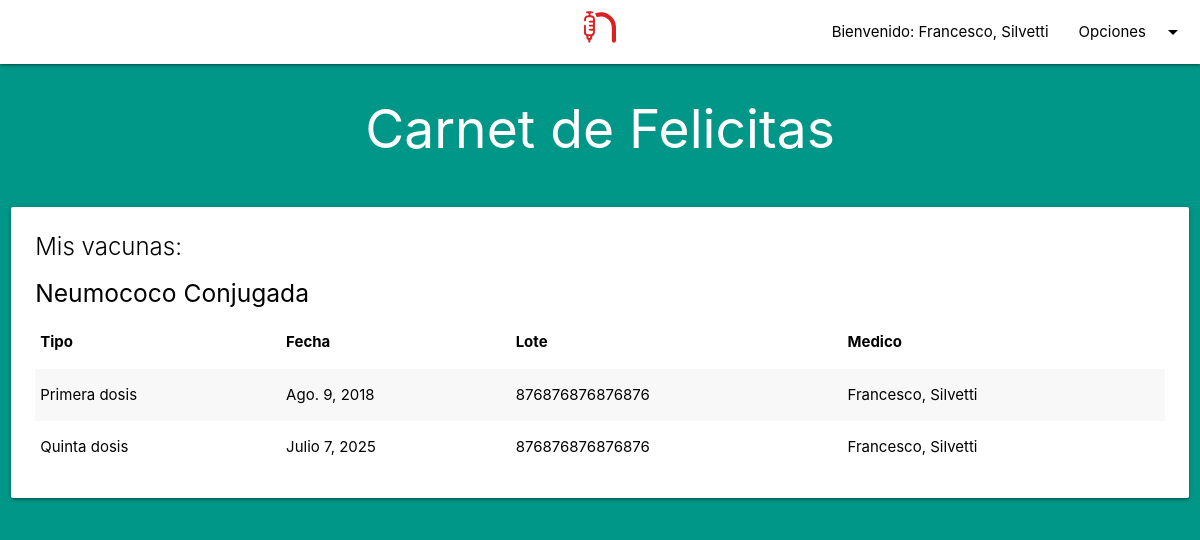
The page /vacunacion/carnet/3 (signed in) on the database as committed earlier.
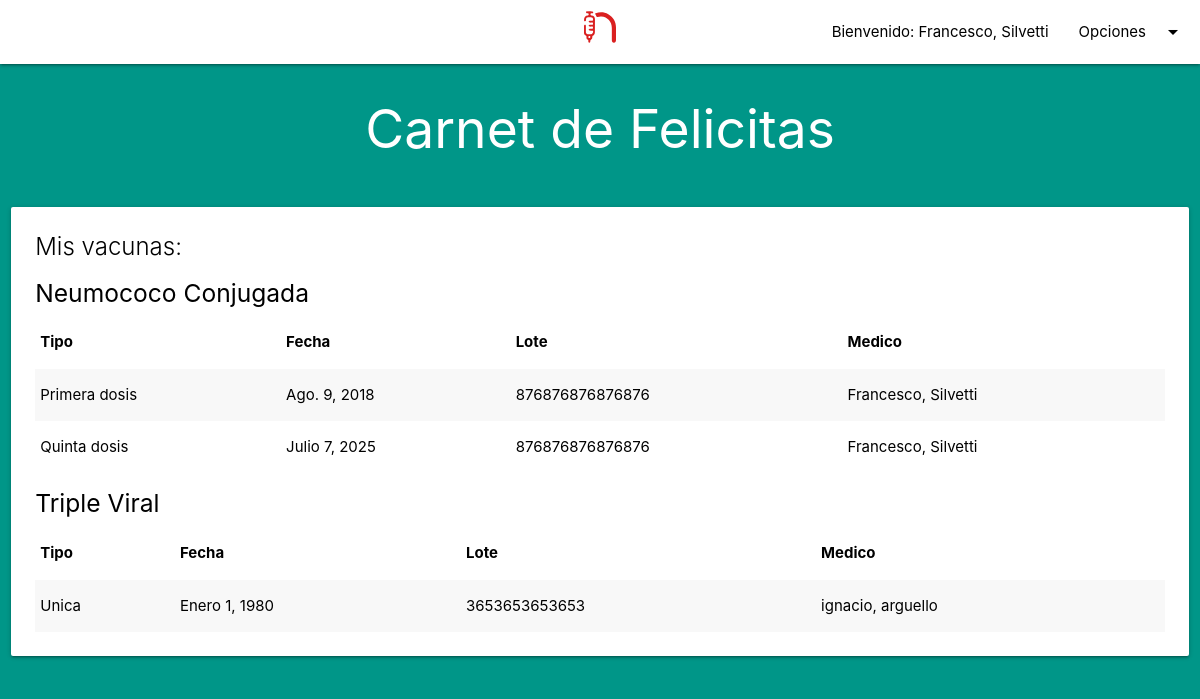
The same page on the database as committed later.
### vacunacion/models.py (models this page shows, shortened)
class Vaccination(models.Model):
    carnet = models.ForeignKey(Carnet, on_delete=models.CASCADE, related_name='vaccinations')
    vaccine = models.ForeignKey(Vaccine, on_delete=models.CASCADE, related_name='vaccine')

class Vaccine(models.Model):
    name = models.CharField(max_length=40, null=False, blank=False)

class Dose(models.Model):
    TYPE_CHOICES = {
        ('1', 'Primera dosis'),
        ('2', 'Segunda dosis'),
        ('3', 'Tercer dosis'),
        ('4', 'Cuarta dosis'),
        ('5', 'Quinta dosis'),
        ('r', 'Refuerzo'),
        ('u', 'Unica')
    }
    vaccination = models.ForeignKey(Vaccination, on_delete=models.CASCADE, default=None, related_name='doses')
    type = models.CharField(max_length=1, choices=TYPE_CHOICES, null=False, blank=False)
    medic = models.ForeignKey(settings.AUTH_USER_MODEL, on_delete=models.CASCADE, related_name='doses')
    date = models.DateField(null=False)
    next_dose = models.DateField(null=True)
    batch_number = models.CharField(max_length=15, null=False, blank=False)

### accounts/models.py (models this page shows)
class User(AbstractUser):
    is_medic = models.BooleanField(null=True)
    dni = models.CharField(max_length=9, null=True, blank=False, unique=True)
    born_date = models.DateField(null=True)

### vacunacion/views.py (the view)
# urls.py: path('carnet/<int:carnet_id>', carnet_detail, name='carnet_detail'),
def carnet_detail(request, carnet_id):
    if (request.user.is_authenticated):
        if (request.user.is_medic):
            try:
                carnet = Carnet.objects.get(id=carnet_id)
                return render(request, 'webpage/carnet_detail.html', {'carnet': carnet})
            except:
                return redirect('/')
        else:
            try:
                carnet = Carnet.objects.get(user=request.user, id=carnet_id)
                return render(request, 'webpage/carnet_detail.html', {'carnet': carnet})
            except:
                return redirect('/')

### webpage/templates/webpage/carnet_detail.html
{% extends 'base.html' %}
{% block body %}
    <div class="row">
        <div class="center-align">
            <h2 class="white-text">Carnet de {{ carnet.name }}</h2>
        </div>
    </div>
    <div class="row">
        <div class="col s12">
            <div class="card hoverable">
                <div class="card-content black-text">
                    <span class="card-title">Mis vacunas: </span>
                    {% for vaccination in carnet.vaccinations.all %}
                        <h5>{{ vaccination.vaccine.name }}</h5>
                        <table class="striped responsive-table">
                            <thead>
                            <tr>
                                <th>Tipo</th>
                                <th>Fecha</th>
                                <th>Lote</th>
                                <th>Medico</th>
                            </tr>
                            </thead>
                            <tbody>
                            {% for dose in vaccination.doses.all %}
                                <tr>
                                    <td>{{ dose.get_type_display }}</td>
                                    <td>{{ dose.date }}</td>
                                    <td>{{ dose.batch_number }}</td>
                                    <td>{{ dose.medic.first_name }}, {{ dose.medic.last_name }}</td>
                                </tr>
                            {% endfor %}
                            </tbody>
                        </table>
                    {% endfor %}
                </div>
            </div>
        </div>
    </div>
{% endblock body %}

Rows that differ between the two databases and show on the page:
added Vaccination: vaccine.name "Triple Viral"
added Dose: type "Unica", date "Enero 1, 1980", batch_number "3653653653653", medic.first_name "ignacio", medic.last_name "arguello", shown under "Triple Viral"
